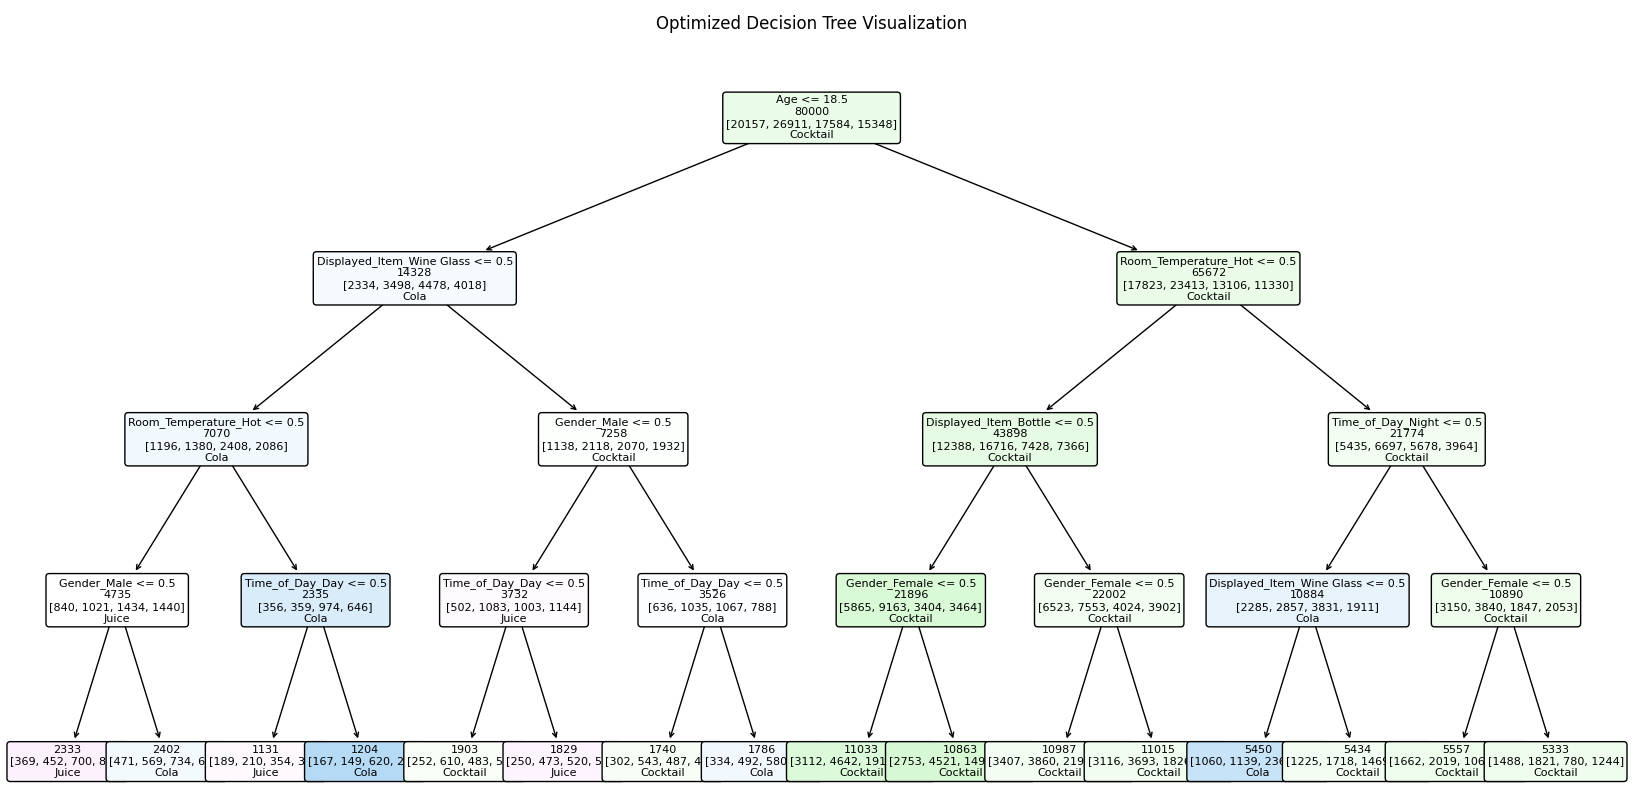

Source code (Python):
import pandas as pd
import numpy as np
from sklearn.model_selection import train_test_split
from sklearn.tree import DecisionTreeClassifier
import matplotlib.pyplot as plt
from sklearn.tree import plot_tree
from joblib import dump

def generate_drink_choice(displayed_item, room_temperature, time_of_day, age, gender):
    """
    Generate a drink choice based on displayed item, room temperature, time of day, age, and gender.
    Rules:
    - Prefers Cola for a displayed Bottle in hot weather during the day.
    - Has a higher probability to choose Cocktail if the displayed item is a Wine Glass,
      or if the weather is cool and it's night time, or if the person is over 18 years old.
    - Men have a higher probability to choose Juice, Cocktail, and Beer.
    - Women have a higher probability to choose Juice and Cocktail.
    """
    # The base probabilities for each drink
    drink_probabilities = {'Cola': 0.25, 'Beer': 0.25, 'Juice': 0.25, 'Cocktail': 0.25}

    # Adjust probabilities based on the rules
    if displayed_item == 'Bottle' and room_temperature == 'Hot' and time_of_day == 'Day':
        drink_probabilities['Cola'] += 0.8
    if displayed_item == 'Wine Glass':
        drink_probabilities['Cocktail'] += 0.8
        drink_probabilities['Juice'] -= 0.2
        drink_probabilities['Cola'] -= 0.2
        drink_probabilities['Beer'] += 0.5
    if room_temperature == 'Cool' and time_of_day == 'Night':
        drink_probabilities['Cocktail'] += 0.5
    elif room_temperature == 'Hot' and time_of_day == 'Day':
        drink_probabilities['Juice'] += 0.1
        drink_probabilities['Cola'] += 0.3
    if age > 18:
        drink_probabilities['Cocktail'] += 0.2
        drink_probabilities['Beer'] += 0.2
    else:
        drink_probabilities['Juice'] += 0.2
        drink_probabilities['Cola'] += 0.2

    # Adjust probabilities further based on gender
    if gender == 'Male':
        drink_probabilities['Cola'] += 0.1
        drink_probabilities['Beer'] += 0.1
        drink_probabilities['Cocktail'] += 0.1
    elif gender == 'Female':
        drink_probabilities['Juice'] += 0.1
        # drink_probabilities['Cocktail'] += 0.1
    # if room_temperature == 'Moderate':
    #     #we only choose beer if the temperature is moderate,other possibilities are 0
    #     drink_probabilities['Beer'] =1
    #     drink_probabilities['Cola'] =0
    #     drink_probabilities['Juice'] =0
    #     drink_probabilities['Cocktail'] =0
        

    # Normalize probabilities to ensure they sum to 1
    total = sum(drink_probabilities.values())
    for drink in drink_probabilities:
        drink_probabilities[drink] /= total

    # Make a weighted choice based on the adjusted probabilities
    drinks = list(drink_probabilities.keys())
    probabilities = list(drink_probabilities.values())
    return np.random.choice(drinks, p=probabilities)






# Create a simulated dataset
np.random.seed(0)
data_size = 100000

# Randomly generate features
features = pd.DataFrame({
    'Displayed_Item': np.random.choice(['Bottle', 'Wine Glass'], data_size),
    'Room_Temperature': np.random.choice(['Hot', 'Moderate', 'Cool'], data_size),
    'Time_of_Day': np.random.choice(['Day', 'Night'], data_size),
    'Occasion': np.random.choice(['Formal', 'Casual'], data_size),
    'Gender': np.random.choice(['Male', 'Female'], data_size),
    'Age': np.random.randint(10, 60, data_size)
})

# Generate labels (drink choices) based on the updated rules
labels = [generate_drink_choice(item, temp, time, age, gender) for item, temp, time, age, gender in zip(features['Displayed_Item'], features['Room_Temperature'], features['Time_of_Day'], features['Age'], features['Gender'])]


# Convert categorical variables to numerical
features_encoded = pd.get_dummies(features)

# Split the dataset into training and testing sets
X_train, X_test, y_train, y_test = train_test_split(features_encoded, labels, test_size=0.2, random_state=0)

# Create and train the decision tree model
clf = DecisionTreeClassifier(random_state=0)
clf.fit(X_train, y_train)
dump(clf, 'decision_tree_model.joblib')

# Save the feature column names
with open('feature_order.txt', 'w') as file:
    file.write('\n'.join(features_encoded.columns))

# Model evaluation
accuracy = clf.score(X_test, y_test)
print("Model accuracy:", accuracy)

# Create a scenario for prediction
predict_scenario = pd.DataFrame({
    'Displayed_Item_Bottle': [0],
    'Displayed_Item_Wine Glass': [1],
    'Room_Temperature_Hot': [0],
    'Room_Temperature_Moderate': [1],
    'Room_Temperature_Cool': [0],
    'Time_of_Day_Day': [1],
    'Time_of_Day_Night': [0],
    'Occasion_Formal': [0],
    'Occasion_Casual': [1],
    'Gender_Male': [1],
    'Gender_Female': [0],
    'Age': [20]
})

# Load the feature column names
with open('feature_order.txt', 'r') as file:
    feature_order = file.read().splitlines()

# Ensure predict_scenario has the same features and order as X_train
predict_scenario = predict_scenario.reindex(columns=feature_order, fill_value=0)

# Predict the drink choice for the scenario
predicted_drink = clf.predict(predict_scenario)
print("Predicted drink:", predicted_drink[0])

clf_optimized = DecisionTreeClassifier(random_state=1,max_depth=4)
clf_optimized.fit(X_train, y_train)

# Visualizing the optimized decision tree without Gini index and values
plt.figure(figsize=(25, 10))
plot_tree(clf_optimized, filled=True, feature_names=features_encoded.columns, class_names=clf_optimized.classes_, rounded=True, fontsize=8, impurity=False, label='none')
plt.title("Optimized Decision Tree Visualization")
plt.show()
